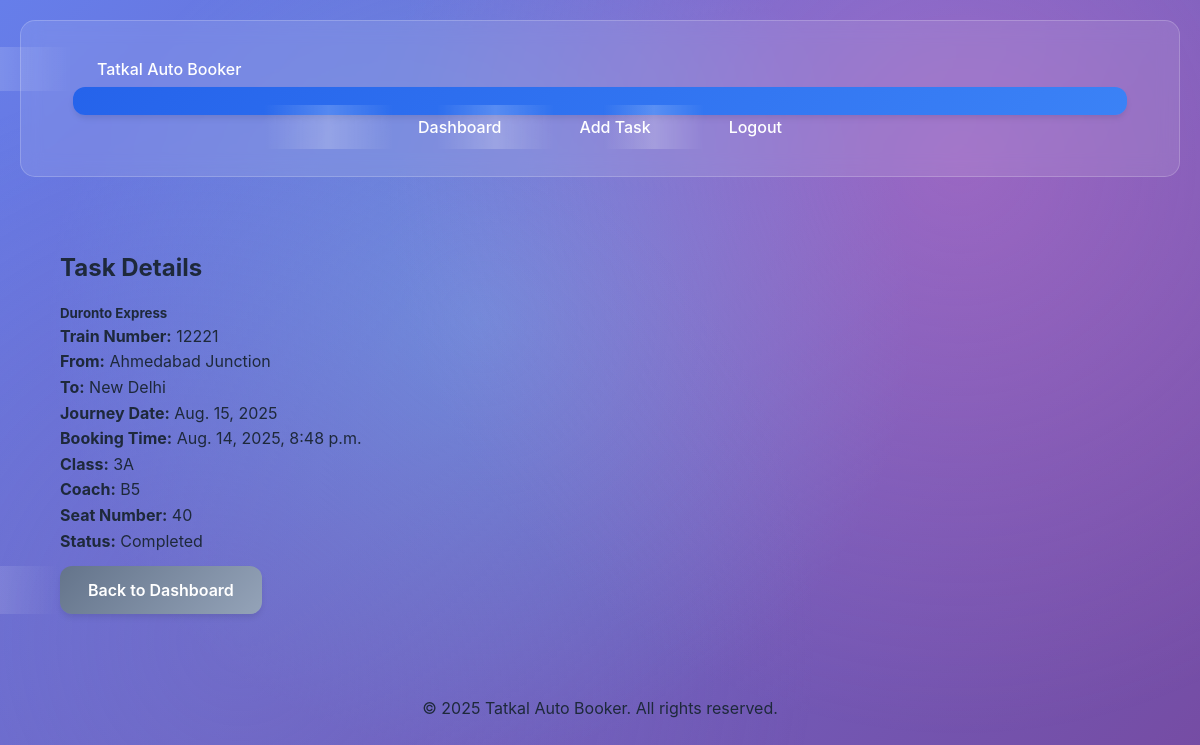
The app's page /dashboard/task/12/ (signed in) with its own data.
### booking/models.py (models this page shows, shortened)
class Booking(models.Model):
    user = models.ForeignKey(User, on_delete=models.CASCADE)
    train_name_number = models.CharField(max_length=120, help_text="e.g., Rajdhani Express 12345", default="Unknown Train 00000")
    train_number = models.CharField(max_length=10, default="00000")
    train_name = models.CharField(max_length=100, default="Unknown Train")
    source_station = models.CharField(max_length=50, default="Unknown Source")
    destination_station = models.CharField(max_length=50, null=True, blank=True, default="Unknown Destination")
    journey_date = models.DateField(null=True, blank=True)
    booking_time = models.DateTimeField(null=True, blank=True)
    STATUS_CHOICES = [
        ('Scheduled', 'Scheduled'),
        ('Processing', 'Processing'),
        ('Completed', 'Completed'),
        ('Failed', 'Failed')
    ]
    status = models.CharField(max_length=20, choices=STATUS_CHOICES, default='Scheduled')
    pnr_number = models.CharField(max_length=12, blank=True, null=True)
    seat_number = models.CharField(max_length=10, blank=True, null=True)
    coach_number = models.CharField(max_length=5, blank=True, null=True)
    class_type = models.CharField(
        max_length=20,
        choices=[
            ('SL', 'Sleeper'),
            ('3A', '3rd AC'),
            ('2A', '2nd AC'),
            ('1A', '1st AC')
        ],
        default='SL'
    )
    ticket_pdf = models.FileField(upload_to="tickets/", blank=True, null=True)
    ticket_pdf_url = models.URLField(blank=True, null=True)
    auto_delete_enabled = models.BooleanField(default=True)
    retention_days = models.PositiveIntegerField(default=30)
    deleted_at = models.DateTimeField(null=True, blank=True)

### booking/views.py (the view)
# urls.py: path('task/<int:task_id>/', views.task_detail, name='task_detail'),
@login_required
def task_detail(request, task_id):
    from django.shortcuts import get_object_or_404
    task = get_object_or_404(Booking, id=task_id, user=request.user)
    passengers = task.passengers.all()
    return render(request, 'booking/task_detail.html', {
        'task': task,
        'passengers': passengers
    })

### booking/templates/booking/task_detail.html (shortened to what this page needs)
{% extends 'booking/base.html' %}
{% load static %}
{% block content %}
<div class="container mt-4">
    <div class="row">
        <div class="col-md-8 offset-md-2">
            <div class="card">
                <div class="card-header bg-primary text-white">
                    <h4 class="mb-0">Task Details</h4>
                </div>
                <div class="card-body">
                    <h5 class="card-title">{{ task.train_name }}</h5>
                    <p class="card-text">
                        <strong>Train Number:</strong> {{ task.train_number }}<br>
                        <strong>From:</strong> {{ task.source_station }}<br>
                        <strong>To:</strong> {{ task.destination_station }}<br>
                        <strong>Journey Date:</strong> {{ task.journey_date }}<br>
                        <strong>Booking Time:</strong> {{ task.booking_time }}<br>
                        <strong>Class:</strong> {{ task.class_type }}<br>
                        <strong>Coach:</strong> {{ task.coach_number }}<br>
                        <strong>Seat Number:</strong> {{ task.seat_number|default:"Not assigned" }}<br>
                        <strong>Status:</strong>
                        <span class="badge badge-{% if task.status == 'completed' %}success{% elif task.status == 'failed' %}danger{% else %}warning{% endif %}">
                            {{ task.get_status_display }}
                        </span>
                    </p>
                    <div class="mt-4">
                        <a href="{% url 'dashboard' %}" class="btn btn-secondary">Back to Dashboard</a>
                    </div>
                </div>
            </div>
        </div>
    </div>
</div>
{% endblock %}

### booking/static/booking/common.css (style rules this page uses)
a { color: #007bff; text-decoration: none; }
body { font-family: Arial, sans-serif; line-height: 1.6; margin: 0; padding: 20px; background-color: #f4f4f4; }
.card-header { font-size: 1.2em; font-weight: bold; margin-bottom: 10px; color: #333; }
.mt-4 { margin-top: 1.5rem; }
.btn-secondary { background-color: #6c757d; }

### booking/static/booking/enhanced.css (style rules this page uses)
:root { --primary-color: #2563eb; --secondary-color: #64748b; --accent-color: #f59e0b; --success-color: #10b981; --danger-color: #ef4444; --warning-color: #f59e0b; --background-gradient: linear-gradient(135deg, #667eea 0%, #764ba2 100%); --card-background: rgba(255, 255, 255, 0.95); --text-primary: #1e293b; --text-secondary: #475569; --border-color: #e2e8f0; --shadow-sm: 0 1px 2px 0 rgba(0, 0, 0, 0.05); --shadow-md: 0 4px 6px -1px rgba(0, 0, 0, 0.1); --shadow-lg: 0 10px 15px -3px rgba(0, 0, 0, 0.1); --shadow-xl: 0 20px 25px -5px rgba(0, 0, 0, 0.1); --transition-fast: 0.15s ease; --transition-normal: 0.3s ease; --transition-slow: 0.5s ease; }
* { margin: 0; padding: 0; box-sizing: border-box; }
body { font-family: 'Inter', -apple-system, BlinkMacSystemFont, 'Segoe UI', sans-serif; line-height: 1.6; color: var(--text-primary); background: var(--background-gradient); min-height: 100vh; position: relative; overflow-x: hidden; }
body::before { content: ''; position: fixed; top: 0; left: 0; width: 100%; height: 100%; background-image: radial-gradient(circle at 20% 80%, rgba(120, 119, 198, 0.3) 0%, transparent 50%), radial-gradient(circle at 80% 20%, rgba(255, 119, 198, 0.3) 0%, transparent 50%), radial-gradient(circle at 40% 40%, rgba(120, 219, 255, 0.3) 0%, transparent 50%); animation: float 20s ease-in-out infinite; z-index: -1; }
button, .btn { background: linear-gradient(135deg, var(--primary-color), #3b82f6); color: white; padding: 14px 28px; border: none; border-radius: 12px; font-size: 16px; font-weight: 600; cursor: pointer; transition: all var(--transition-normal); position: relative; overflow: hidden; box-shadow: var(--shadow-md); }
button::before, .btn::before { content: ''; position: absolute; top: 0; left: -100%; width: 100%; height: 100%; background: linear-gradient(90deg, transparent, rgba(255, 255, 255, 0.2), transparent); transition: left var(--transition-normal); }
a { color: var(--primary-color); text-decoration: none; position: relative; transition: color var(--transition-normal); }
a::after { content: ''; position: absolute; width: 0; height: 2px; bottom: -2px; left: 0; background-color: var(--primary-color); transition: width var(--transition-normal); }
.card-header { font-size: 1.5rem; font-weight: 700; margin-bottom: 15px; color: var(--text-primary); }
.mt-4 { margin-top: 1.5rem; }
.btn-secondary { background: linear-gradient(135deg, var(--secondary-color), #94a3b8); }
.container { max-width: 1200px; margin: 0 auto; padding: 20px; }

### records on screen
Booking: train_name "Duronto Express", train_number "12221", source_station "Ahmedabad Junction", destination_station "New Delhi", journey_date "Aug. 15, 2025", booking_time "Aug. 14, 2025, 8:48 p.m.", class_type "3A", coach_number "B5", seat_number "40", status "Completed"
